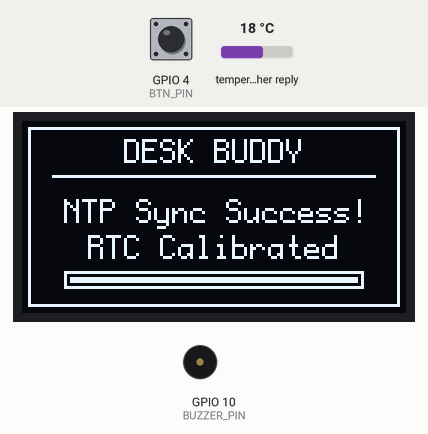
Bench run of a program on a simulated ESP32-C3. On the bench: 128×64 one-colour display, buzzer (waves = sounding). The test bench sets the inputs (shaded band); at power-on: GPIO 4 (BTN_PIN) HIGH, temperature in the weather reply 18 °C. WiFi joins after 1.5 s; servers stay silent unless stated; the local clock reads 2024-03-15 10:24:30 at power-on unless the program sets it; web services answer with replies made up by the test bench; what the program prints to the serial monitor is not drawn.

Above: at 7.0 s.
At 9.4 s:
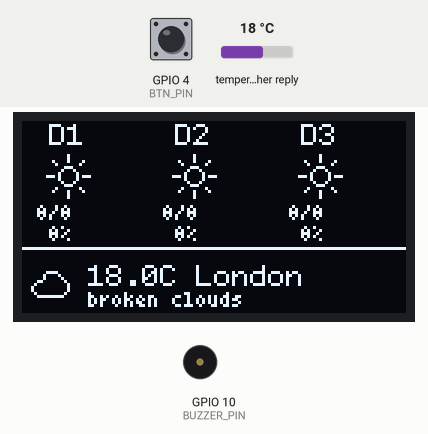
9.5 s: GPIO 4 (BTN_PIN) pulled LOW for 1 s
At 15.6 s:
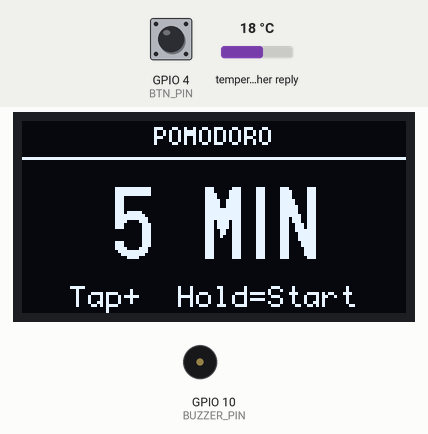
Timing chart, 0 to 17.1 s (numbered marks = the images above; inputs shaded):
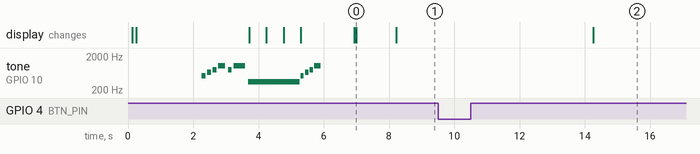

The program:

main.cpp
```cpp
#include <Arduino.h>
#include "globals.h"
#include "config.h"
#include "helpers.h"
#include "sounds.h"
#include "button.h"
#include "display.h"
#include "network.h"
#include "extensions.h"

void setup() {
  Serial.begin(115200);
  delay(100);

  sound_init();

  Wire.begin(I2C_SDA, I2C_SCL);
  disp.begin();
  disp.setPowerSave(0);
  delay(100);

  rtc_began = rtc.begin(&Wire);

  button_setup();

  show_splash_screen();
  sound_startup();

  connect_to_wifi();
  sync_time_ntp();

  set_time_from_rtc();

  extensions_setup();

  time_t now;
  time(&now);
  localtime_r(&now, &timeinfo);
}

void loop() {
  time_t now;
  time(&now);
  localtime_r(&now, &timeinfo);

  unsigned long now_ms = millis();

  button_loop();
  extensions_loop();

  if (now_ms - last_screen_switch >= 6000) {
    if (current_screen == EXT_POMODORO_SCREEN) {
      if (now_ms - last_btn_activity_ms < 10000) {
        last_screen_switch = now_ms;
      } else {
        current_screen = (current_screen + 1) % extensions_screen_count();
        last_screen_switch = now_ms;
      }
    } else {
      current_screen = (current_screen + 1) % extensions_screen_count();
      last_screen_switch = now_ms;
    }
  }

  if (current_screen == 0) {
    update_gui();
  } else {
    extensions_render();
  }

  delay(100);
}
```

button.h
```cpp
#pragma once
#include "globals.h"

// ── Hardware interrupt flag ────────────────────────────────────────────────

volatile bool _btn_isr_fired = false;

void IRAM_ATTR _btn_isr() {
  _btn_isr_fired = true;
}

// ── Button state ───────────────────────────────────────────────────────────

static bool          _btn_was_pressed  = false;
static unsigned long _btn_press_start  = 0;
static bool          _btn_long_fired   = false;

// One-shot event flags — cleared each loop by the consumer
bool btn_tap_event    = false;
bool btn_long_event   = false;

// ── Setup ──────────────────────────────────────────────────────────────────

inline void button_setup() {
  pinMode(BTN_PIN, INPUT_PULLUP);
  attachInterrupt(digitalPinToInterrupt(BTN_PIN), _btn_isr, FALLING);
}

// ── Call once per main-loop iteration ──────────────────────────────────────

inline void button_loop() {
  _btn_isr_fired = false;
  btn_tap_event  = false;
  btn_long_event = false;

  bool btn_pressed = (digitalRead(BTN_PIN) == LOW);

  // Press edge
  if (btn_pressed && !_btn_was_pressed) {
    _btn_press_start = millis();
    _btn_long_fired  = false;
    _btn_was_pressed = true;
  }

  // Long press detection
  if (btn_pressed && _btn_was_pressed && !_btn_long_fired) {
    if (millis() - _btn_press_start >= LONG_PRESS_MS) {
      _btn_long_fired  = true;
      btn_long_event   = true;
      last_btn_activity_ms = millis();
    }
  }

  // Release edge — short tap
  if (!btn_pressed && _btn_was_pressed) {
    if (!_btn_long_fired) {
      btn_tap_event = true;
      last_btn_activity_ms = millis();
    }
    _btn_was_pressed = false;
  }
}

inline bool button_is_pressed() {
  return digitalRead(BTN_PIN) == LOW;
}
```

display.h
```cpp
#pragma once
#include "globals.h"
#include "helpers.h"

#if __has_include("splash_icon.h")
  #include "splash_icon.h"
#endif

inline void draw_wifi_icon(int x, int y, bool connected) {
  if (connected) {
    disp.drawBox(x, y + 4, 1, 2);
    disp.drawBox(x + 2, y + 2, 1, 4);
    disp.drawBox(x + 4, y, 1, 6);
  } else {
    disp.drawLine(x, y + 1, x + 4, y + 5);
    disp.drawLine(x, y + 5, x + 4, y + 1);
  }
}

inline void show_splash_screen() {
  disp.firstPage();
  do {
#ifdef SPLASH_XBM
    disp.drawFrame(0, 0, 128, 64);
    disp.drawFrame(3, 3, 122, 58);
    disp.drawXBMP(64 - SPLASH_XBM_WIDTH / 2, 28 - SPLASH_XBM_HEIGHT / 2,
                  SPLASH_XBM_WIDTH, SPLASH_XBM_HEIGHT, SPLASH_XBM);
    disp.setFont(u8g2_font_profont12_tr);
    const char* title = "DESK BUDDY v1.0";
    int w = disp.getStrWidth(title);
    disp.drawStr((128 - w) / 2, 54, title);
#else
    disp.drawFrame(0, 0, 128, 64);
    disp.drawFrame(3, 3, 122, 58);
    disp.drawCircle(64, 26, 18);
    disp.drawCircle(64, 26, 17);
    disp.drawLine(64, 26, 64, 14);
    disp.drawLine(64, 26, 76, 26);
    disp.drawPixel(64, 8);
    disp.drawPixel(82, 26);
    disp.drawPixel(64, 44);
    disp.drawPixel(46, 26);
    disp.setFont(u8g2_font_profont12_tr);
    const char* title = "DESK BUDDY v1.0";
    int w = disp.getStrWidth(title);
    disp.drawStr((128 - w) / 2, 58, title);
#endif
  } while (disp.nextPage());
  delay(2000);
}

inline void show_boot_status(const char* status_msg, const char* sub_msg = "", int progress = -1) {
  disp.firstPage();
  do {
    disp.drawFrame(2, 2, 124, 60);

    disp.setFont(u8g2_font_profont12_tr);
    int title_width = disp.getStrWidth("DESK BUDDY");
    disp.drawStr((128 - title_width) / 2, 14, "DESK BUDDY");

    disp.drawHLine(10, 18, 108);

    disp.setFont(u8g2_font_profont12_tr);
    int msg_width = disp.getStrWidth(status_msg);
    disp.drawStr((128 - msg_width) / 2, 34, status_msg);

    if (strlen(sub_msg) > 0) {
      int sub_width = disp.getStrWidth(sub_msg);
      disp.drawStr((128 - sub_width) / 2, 46, sub_msg);
    }

    if (progress >= 0) {
      disp.drawFrame(14, 50, 100, 6);
      int fill_width = (progress * 96) / 100;
      if (fill_width > 0) {
        disp.drawBox(16, 52, fill_width, 2);
      }
    }
  } while (disp.nextPage());
}

// ── Clock screen (screen 0, always present) ────────────────────────────────

inline void update_gui() {
  disp.firstPage();
  do {
    disp.setDrawColor(1);

    disp.setFont(u8g2_font_profont10_tr);

    char date_text_buf[50] = "";
    snprintf(date_text_buf, sizeof(date_text_buf), "%d%s %s, %s",
             timeinfo.tm_mday, get_ordinal(timeinfo.tm_mday), get_month_str(), get_day_str());
    int bufwidth = disp.getStrWidth(date_text_buf);
    int bufX = (128 - bufwidth) / 2;
    disp.drawStr(bufX, 8, date_text_buf);

    draw_wifi_icon(120, 1, WiFi.status() == WL_CONNECTED);

    disp.drawHLine(0, 12, 128);

    char timebuf[20] = "";
    snprintf(timebuf, sizeof(timebuf), "%02d:%02d", timeinfo.tm_hour, timeinfo.tm_min);
    disp.setFont(u8g2_font_logisoso24_tr);
    int timeWidth = disp.getStrWidth(timebuf);
    int timeX = (128 - timeWidth) / 2;
    disp.drawStr(timeX, 43, timebuf);

    char datebuf[25] = "";
    snprintf(datebuf, sizeof(datebuf), "%02d/%02d/%d", timeinfo.tm_mday, timeinfo.tm_mon + 1, timeinfo.tm_year + 1900);
    disp.setFont(u8g2_font_profont12_tr);
    int dateWidth = disp.getStrWidth(datebuf);
    int dateX = (128 - dateWidth) / 2;
    disp.drawStr(dateX, 58, datebuf);

  } while (disp.nextPage());
}
```

extensions.h
```cpp
#pragma once
// ═══════════════════════════════════════════════════════════════════════════
//  extensions.h  –  Auto-generated plug-and-play extension registry
// ═══════════════════════════════════════════════════════════════════════════
//
//  DO NOT EDIT THIS FILE. It is regenerated every build by scan_extensions.py
//
//  To add an extension: drop ext_<name>.h into include/extensions/ and rebuild.
//  To remove it: delete the file and rebuild.
//  Broken extensions are automatically excluded with a build warning.
//
// ═══════════════════════════════════════════════════════════════════════════

#include "extensions_generated.h"
```

ext_pomodoro.h
```cpp
#pragma once
#include "globals.h"
#include "button.h"
#include "sounds.h"

#define EXT_POMODORO_SCREEN 2

// ── Pomodoro logic — consumes button.h events ──────────────────────────────

inline void ext_pomodoro_handle_button() {
  if (current_screen != EXT_POMODORO_SCREEN) return;

  // Long press: start / cancel / dismiss
  if (btn_long_event) {
    if (pomo_done) {
      sound_alarm_stop();
      pomo_done    = false;
      pomo_running = false;
    } else if (pomo_running) {
      sound_alarm_stop();
      sound_pomo_cancel();
      pomo_running = false;
      pomo_done    = false;
    } else {
      pomo_duration_ms = (unsigned long)POMO_PRESETS[pomo_preset_idx] * 60UL * 1000UL;
      pomo_start_ms    = millis();
      pomo_running     = true;
      pomo_done        = false;
      sound_pomo_start();
    }
  }

  // Short tap: cycle presets (only when idle)
  if (btn_tap_event) {
    if (!pomo_running && !pomo_done) {
      pomo_preset_idx = (pomo_preset_idx + 1) % POMO_NUM_PRESETS;
      sound_tap();
    }
  }

  // Timer tick
  if (pomo_running) {
    unsigned long elapsed = millis() - pomo_start_ms;
    if (elapsed >= pomo_duration_ms) {
      pomo_running = false;
      pomo_done    = true;
      sound_alarm_start();
    }
  }

  if (pomo_done) {
    sound_alarm_tick();
  }
}

// ── Render ─────────────────────────────────────────────────────────────────

inline void ext_pomodoro_render() {
  disp.setFont(u8g2_font_profont10_tr);
  const char* pomo_title = "POMODORO";
  int pt_w = disp.getStrWidth(pomo_title);
  disp.drawStr((128 - pt_w) / 2, 8, pomo_title);
  disp.drawHLine(0, 12, 128);

  if (pomo_done) {
    disp.setFont(u8g2_font_logisoso16_tr);
    const char* done_str = "DONE!";
    int dw = disp.getStrWidth(done_str);
    disp.drawStr((128 - dw) / 2, 40, done_str);
    disp.setFont(u8g2_font_profont11_tf);
    const char* hint = "Hold to reset";
    int hw = disp.getStrWidth(hint);
    disp.drawStr((128 - hw) / 2, 58, hint);

  } else if (pomo_running) {
    unsigned long elapsed = millis() - pomo_start_ms;
    unsigned long remaining_ms = (elapsed >= pomo_duration_ms) ? 0 : (pomo_duration_ms - elapsed);
    int rem_min = remaining_ms / 60000;
    int rem_sec = (remaining_ms % 60000) / 1000;

    char countdown_buf[8];
    snprintf(countdown_buf, sizeof(countdown_buf), "%02d:%02d", rem_min, rem_sec);
    disp.setFont(u8g2_font_logisoso24_tr);
    int cw = disp.getStrWidth(countdown_buf);
    disp.drawStr((128 - cw) / 2, 42, countdown_buf);

    disp.setFont(u8g2_font_profont11_tf);
    const char* run_hint = "Hold=Reset";
    int rh_w = disp.getStrWidth(run_hint);
    disp.drawStr((128 - rh_w) / 2, 53, run_hint);

    int bar_fill = (int)((128.0f * elapsed) / pomo_duration_ms);
    if (bar_fill > 128) bar_fill = 128;
    disp.drawFrame(0, 58, 128, 4);
    if (bar_fill > 0) disp.drawBox(0, 58, bar_fill, 4);

  } else {
    char dur_buf[16];
    snprintf(dur_buf, sizeof(dur_buf), "%d MIN", POMO_PRESETS[pomo_preset_idx]);
    disp.setFont(u8g2_font_logisoso24_tr);
    int dw = disp.getStrWidth(dur_buf);
    disp.drawStr((128 - dw) / 2, 46, dur_buf);

    disp.setFont(u8g2_font_profont11_tf);
    const char* idle_hint = "Tap+  Hold=Start";
    int iw = disp.getStrWidth(idle_hint);
    disp.drawStr((128 - iw) / 2, 62, idle_hint);
  }
}

// ── Extension interface ────────────────────────────────────────────────────

inline void ext_pomodoro_setup() {
}

inline void ext_pomodoro_loop() {
  ext_pomodoro_handle_button();
}
```

ext_weather.h
```cpp
#pragma once
#include <WiFi.h>
#include <HTTPClient.h>
#include <ArduinoJson.h>
#include "globals.h"
#include "config.h"
#include "icons.h"

#define EXT_WEATHER_SCREEN 1

// ── Fetch weather data ─────────────────────────────────────────────────────

inline void fetch_weather() {
  if (WiFi.status() != WL_CONNECTED) return;

  WiFiClient client;
  HTTPClient http;

  char url[256];
  snprintf(url, sizeof(url),
           "http://api.weatherapi.com/v1/forecast.json?key=%s&q=%s&days=3&aqi=no",
           weather_api_key, weather_location);

  Serial.printf("Fetching weather: %s\n", url);
  if (http.begin(client, url)) {
    int httpCode = http.GET();
    if (httpCode == 200) {
      String payload = http.getString();
      JsonDocument doc;
      DeserializationError error = deserializeJson(doc, payload);

      if (!error) {
        weather_temp     = doc["current"]["temp_c"]        | 0.0;
        weather_humidity = doc["current"]["humidity"]       | 0;
        weather_code     = doc["current"]["condition"]["code"] | 1000;

        const char* desc = doc["current"]["condition"]["text"] | "N/A";
        const char* loc  = doc["location"]["name"]             | "N/A";

        strncpy(weather_desc, desc, sizeof(weather_desc) - 1);
        weather_desc[sizeof(weather_desc) - 1] = '\0';
        strncpy(weather_loc, loc, sizeof(weather_loc) - 1);
        weather_loc[sizeof(weather_loc) - 1] = '\0';

        JsonArray forecastDayArr = doc["forecast"]["forecastday"].as<JsonArray>();
        int i = 0;
        for (JsonObject day : forecastDayArr) {
          if (i >= 3) break;
          forecastCodes[i] = day["day"]["condition"]["code"]       | 1000;
          forecastHighs[i] = day["day"]["maxtemp_c"]              | 0.0;
          forecastLows[i]  = day["day"]["mintemp_c"]              | 0.0;
          forecastRain[i]  = day["day"]["daily_chance_of_rain"]   | 0;

          const char* dateStr = day["date"] | "";
          if (strlen(dateStr) == 10) {
            struct tm tmDate = {};
            int y, m, d;
            sscanf(dateStr, "%d-%d-%d", &y, &m, &d);
            tmDate.tm_year = y - 1900;
            tmDate.tm_mon  = m - 1;
            tmDate.tm_mday = d;
            mktime(&tmDate);
            const char* dayNames[] = {"SUN","MON","TUE","WED","THU","FRI","SAT"};
            strncpy(forecastDays[i], dayNames[tmDate.tm_wday], 3);
            forecastDays[i][3] = '\0';
          }
          i++;
        }

        last_weather_fetch = millis();
        Serial.printf("Weather synced: Temp=%.1f, Humidity=%d, Code=%d, Loc=%s\n",
                      weather_temp, weather_humidity, weather_code, weather_loc);
        Serial.printf("Forecast: [%s %d/%d] [%s %d/%d] [%s %d/%d]\n",
          forecastDays[0], (int)forecastHighs[0], (int)forecastLows[0],
          forecastDays[1], (int)forecastHighs[1], (int)forecastLows[1],
          forecastDays[2], (int)forecastHighs[2], (int)forecastLows[2]);
      } else {
        Serial.printf("Failed to parse weather JSON: %s\n", error.c_str());
      }
    } else {
      Serial.printf("Weather HTTP GET failed: %d\n", httpCode);
    }
    http.end();
  }
}

// ── Render ─────────────────────────────────────────────────────────────────

inline void ext_weather_render() {
  disp.setFont(u8g2_font_profont11_tf);
  for (int i = 0; i < 3; i++) {
    int x_pos = 2 + (i * 42);
    disp.drawStr(x_pos + 7, 8, forecastDays[i]);
    disp.drawXBMP(x_pos + 5, 10, 16, 16, get_weather_icon_16(forecastCodes[i]));
    disp.setFont(u8g2_font_4x6_tf);
    char hlBuf[12];
    snprintf(hlBuf, sizeof(hlBuf), "%.0f/%.0f", forecastHighs[i], forecastLows[i]);
    disp.drawStr(x_pos + 3, 33, hlBuf);
    char rainBuf[8];
    snprintf(rainBuf, sizeof(rainBuf), "%d%%", forecastRain[i]);
    disp.drawStr(x_pos + 7, 40, rainBuf);
    disp.setFont(u8g2_font_profont11_tf);
  }

  disp.drawHLine(0, 42, 128);

  disp.drawXBMP(2, 46, 16, 16, get_weather_icon_16(weather_code));
  disp.setFont(u8g2_font_profont11_tf);
  char todayBuf[32];
  snprintf(todayBuf, sizeof(todayBuf), "%.1fC %s", weather_temp, weather_loc);
  disp.drawStr(22, 55, todayBuf);
  disp.setFont(u8g2_font_4x6_tf);
  disp.drawStr(22, 62, weather_desc);
}

// ── Extension interface ────────────────────────────────────────────────────

inline void ext_weather_setup() {
  if (wifi_connected) fetch_weather();
}

inline void ext_weather_loop() {
  unsigned long now_ms = millis();
  if (wifi_connected && (last_weather_fetch == 0 || now_ms - last_weather_fetch >= 600000)) {
    fetch_weather();
  }
}
```

extensions_generated.h
```cpp
#pragma once
// AUTO-GENERATED by scripts/scan_extensions.py — do not edit manually.

#include "extensions/ext_pomodoro.h"
#include "extensions/ext_weather.h"

#define EXT_COUNT 2

inline void extensions_setup() {
  ext_pomodoro_setup();
  ext_weather_setup();
}

inline void extensions_loop() {
  ext_pomodoro_loop();
  ext_weather_loop();
}

inline void extensions_render() {
  disp.firstPage();
  do {
    if (current_screen == EXT_POMODORO_SCREEN) {
      ext_pomodoro_render();
    } else if (current_screen == EXT_WEATHER_SCREEN) {
      ext_weather_render();
    }
  } while (disp.nextPage());
}

inline int extensions_screen_count() {
  return 1 + EXT_COUNT;
}
```

globals.h
```cpp
#pragma once
#include <Arduino.h>
#include <Wire.h>
#include <U8g2lib.h>
#include <RTClib.h>
#include <WiFi.h>
#include <time.h>

#define I2C_SDA       8
#define I2C_SCL       9
#define BTN_PIN       4
#define BUZZER_PIN    10
#define LONG_PRESS_MS 800

extern U8G2_SSD1306_128X64_NONAME_1_HW_I2C disp;
extern RTC_DS3231 rtc;
extern bool     rtc_began;
extern struct tm timeinfo;
extern bool     wifi_connected;
extern int      current_screen;
extern unsigned long last_screen_switch;
extern unsigned long last_btn_activity_ms;

extern float weather_temp;
extern int   weather_humidity;
extern char  weather_desc[32];
extern char  weather_loc[32];
extern unsigned long last_weather_fetch;
extern int   weather_code;

extern int   forecastCodes[3];
extern float forecastHighs[3];
extern float forecastLows[3];
extern int   forecastRain[3];
extern char  forecastDays[3][4];

extern const uint8_t POMO_PRESETS[];
extern const uint8_t POMO_NUM_PRESETS;
extern uint8_t       pomo_preset_idx;
extern bool          pomo_running;
extern unsigned long pomo_start_ms;
extern unsigned long pomo_duration_ms;
extern bool          pomo_done;

extern bool          modem_sound_active;
```

helpers.h
```cpp
#pragma once
#include "globals.h"

inline const char* get_ordinal(int day) {
  if (day == 1 || day == 21 || day == 31) return "ST";
  if (day == 2 || day == 22)              return "ND";
  if (day == 3 || day == 23)              return "RD";
  return "TH";
}

inline const char* get_month_str() {
  int m = timeinfo.tm_mon + 1;
  const char* months[] = {
    "", "JANUARY", "FEBRUARY", "MARCH", "APRIL", "MAY", "JUNE",
    "JULY", "AUGUST", "SEPTEMBER", "OCTOBER", "NOVEMBER", "DECEMBER"
  };
  if (m >= 1 && m <= 12) return months[m];
  return "";
}

inline const char* get_day_str() {
  int d = timeinfo.tm_wday;
  const char* days[] = {"SUN", "MON", "TUE", "WED", "THU", "FRI", "SAT"};
  if (d >= 0 && d <= 6) return days[d];
  return "";
}
```

Source omitted: icons.h (data table, 6618 bytes), network.h (3373 bytes), sounds.h (6348 bytes), globals.cpp (1058 bytes), config.example.h (704 bytes)

Measured:
- what the display in image 0 shows lasts 1.2 s, from 7.0 s to 8.2 s
